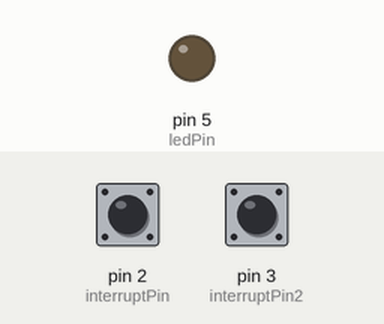
This sketch was run on a simulated Arduino Uno, built with avr-gcc and run on an emulated ATmega328P. Parts: output pins drawn as LEDs (lit = HIGH). The test bench sets the inputs (shaded band); at power-on: pin 2 (interruptPin) HIGH, pin 3 (interruptPin2) HIGH.

Above: at 1.2 s.
1.3 s: pin 2 (interruptPin) pulled LOW for 0.15 s
At 1.6 s:
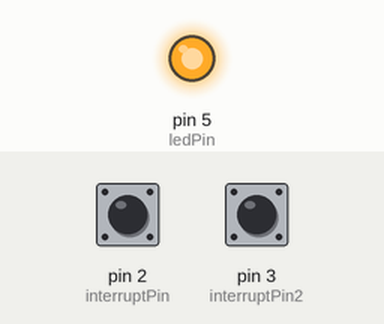
2.9 s: pin 3 (interruptPin2) pulled LOW for 0.15 s
At 4.0 s:
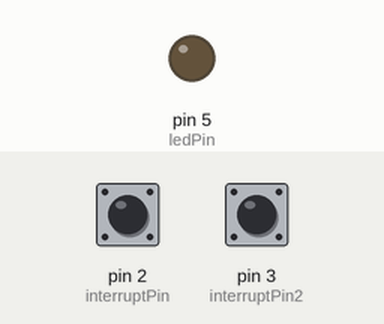
4.5 s: pin 2 (interruptPin) pulled LOW for 1 s
At 5.3 s:
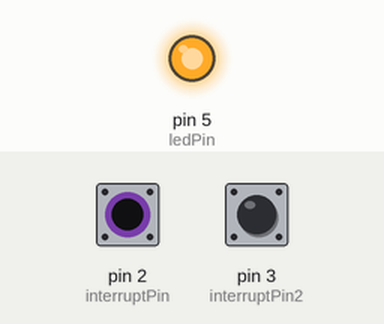
Timing chart, 0 to 7.5 s (numbered marks = the images above; inputs shaded):
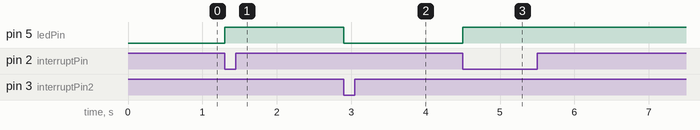

Measured:
- after the input at 1.3 s, pin 5 (ledPin): LOW → HIGH at once
- after the input at 2.9 s, pin 5 (ledPin): HIGH → LOW at once
- after the input at 4.5 s, pin 5 (ledPin): LOW → HIGH at once

The sketch:

AWM.ino
```cpp
 const int ledPin = 5;
  const int interruptPin = 2;
  const int interruptPin2 = 3;
  bool state = LOW;

void setup() {
  pinMode(ledPin, OUTPUT);
  pinMode(interruptPin, INPUT_PULLUP);

  attachInterrupt(digitalPinToInterrupt(interruptPin), blink, FALLING);
    pinMode(interruptPin2, INPUT_PULLUP);

  attachInterrupt(digitalPinToInterrupt(interruptPin2), eye, FALLING);

}

void loop() {
 digitalWrite(ledPin, state);
}

void blink() {
  state = 1;
}

void eye() {
  state = 0;
}
```
